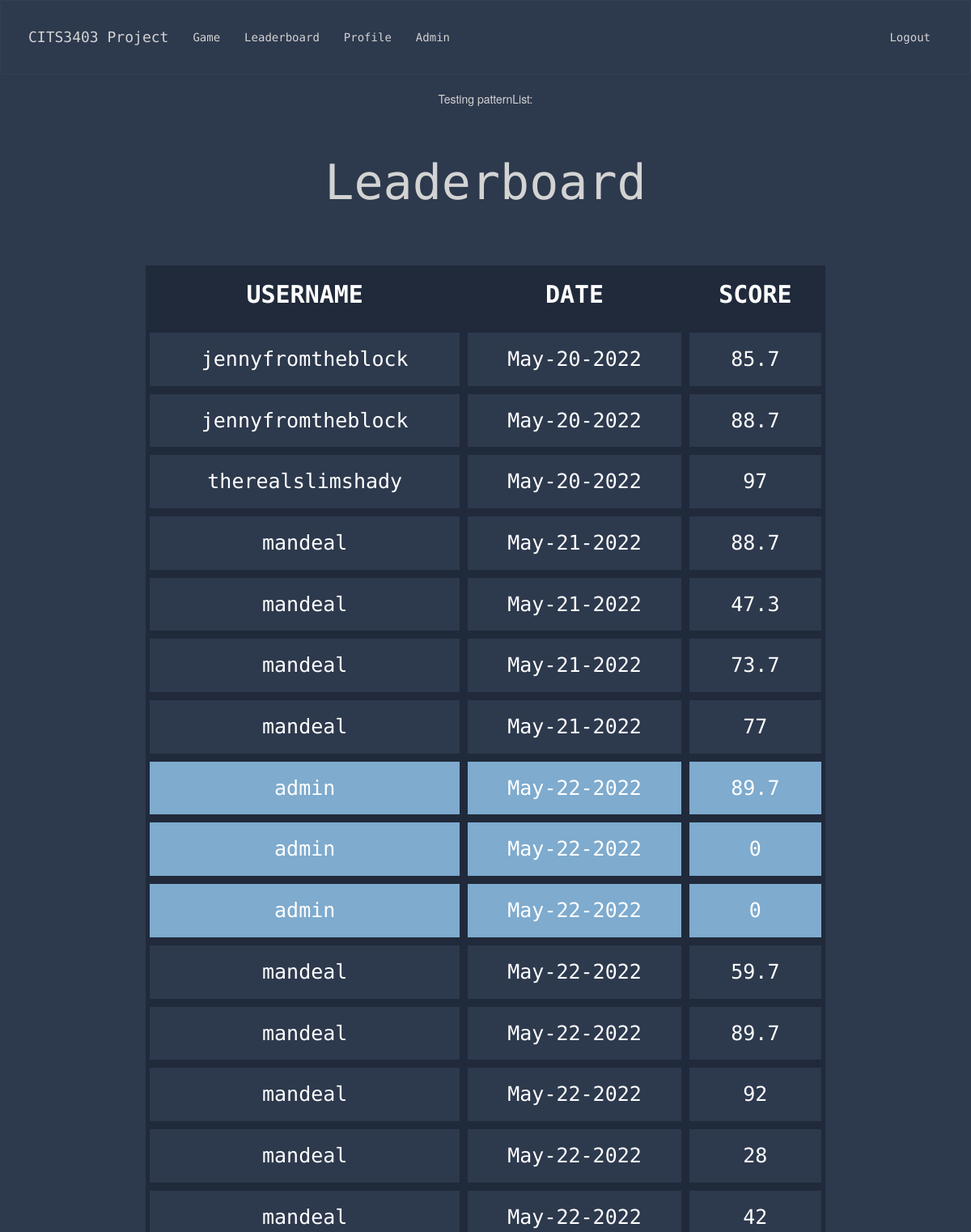
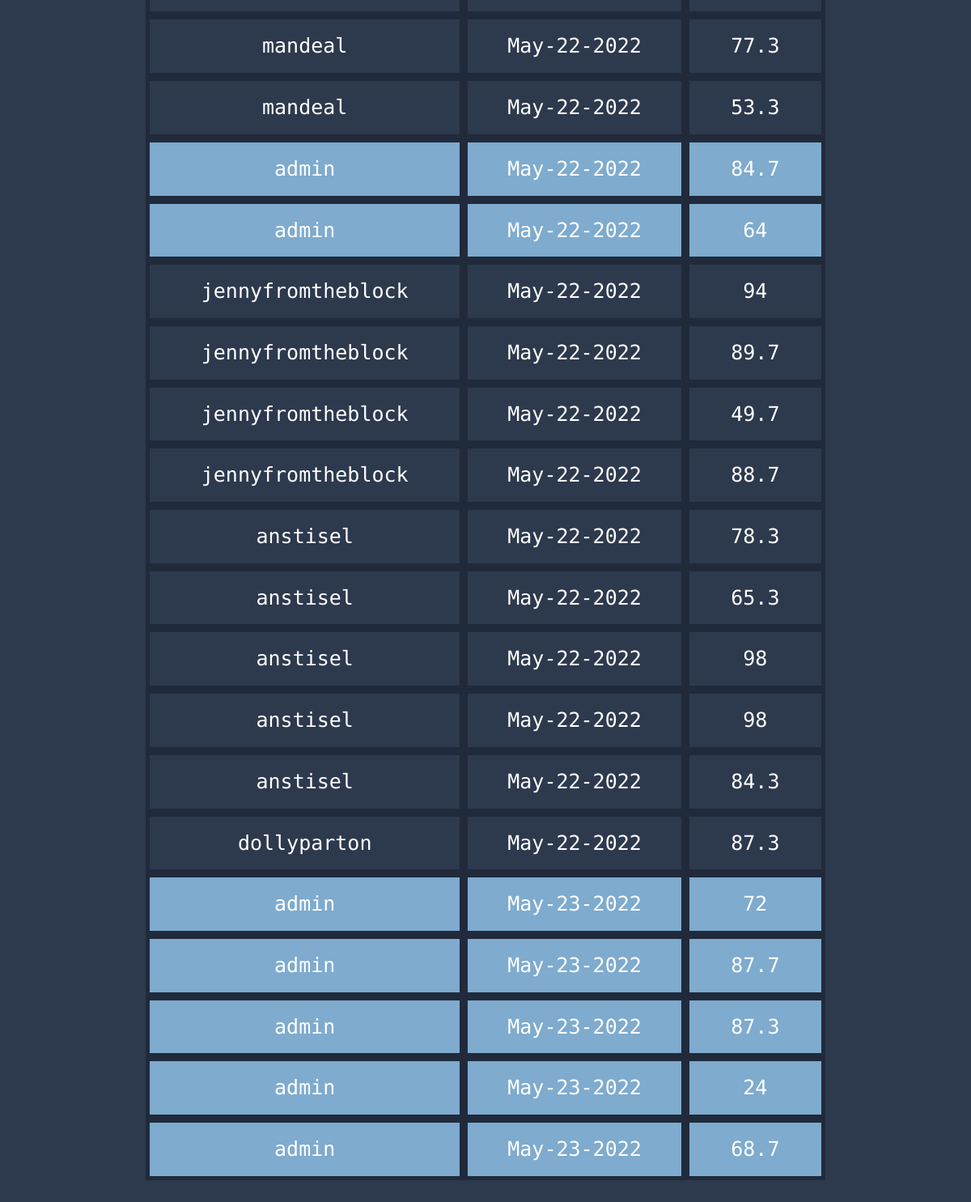
The page /leaderboard (signed in) on the database its author committed (2 pictures, top to bottom).
### app/models.py (models this page shows, shortened)
class Score(UserMixin, db.Model):
    id = db.Column(db.Integer, primary_key=True)
    user_score = db.Column(db.Integer)
    user_id = db.Column(db.Integer, db.ForeignKey("user.id"))
    today = date.today()
    format_date = today.strftime("%b-%d-%Y") #strips minutes, formats the date eg May-16-2022
    date = db.Column(db.String, default=format_date)

class User(UserMixin, db.Model):
    id = db.Column(db.Integer, primary_key=True)
    username = db.Column(db.String(64), index=True, unique=True)
    email = db.Column(db.String(120), index=True, unique=True)
    password_hash = db.Column(db.String(128))
    user_stats = db.relationship('Score', backref='user', lazy=True)
    @login.user_loader
    def load_user(id):
        return User.query.get(int(id))

### app/routes.py (the view)
@app.route('/leaderboard', methods=['GET', 'POST'])
def leaderboard():
    all_scores = Score.query.all()
    user = User.query.all()
    if current_user.is_authenticated:
        user_name = current_user.username
        return render_template('leaderboard.html', title='Leaderboard', scores=all_scores, user_name=user_name)
    return render_template('leaderboard.html', title='Leaderboard', scores=all_scores)

### app/templates/leaderboard.html
{% extends "base.html" %}
{% block content %}
<p> Testing patternList: {{ jsThings }} </p>
<h1>Leaderboard</h1>
    <table id="myTable" class="tablesorter">
        <thead>
            <tr>
                <th> USERNAME </th>
                <th> DATE </th>
                <th> SCORE </th>
            </tr>
        </thead>
        <tbody>
            {% for score in scores %}
                <tr>
                    <td> {{ score.user.username }} </td>
                    <td> {{ score.date }} </td>
                    <td> {{ score.user_score }}</td>
                </tr>
            {% endfor %}
    </tbody>
</table>
{% endblock %}

### app/static/css/stylesheet.css (style rules this page uses)
head,body { text-align: center; padding-bottom: 50px; }
h1 { padding: 40px; font-size: 60px; }
body { background: #2d394d; color: lightgrey; }
.center, h1 { text-align: center; font-family: 'Source Code Pro', monospace; }
table { border-collapse: separate; font-size: 25px; width: 70%; margin-left: auto; margin-right: auto; margin-top: 30px; font-family: 'Source Code Pro', monospace; }
tr.highlighter { color:black; background-color: #7eabce; }
th, td { border: 5px solid #202a3b; padding: 15px; text-align: center; color: white; margin: none; }
th { font-size: 30px; border-top: none; font-weight: bold; background-color: #202a3b; }

### rows shown on the page
Score: user.username "jennyfromtheblock", date "May-20-2022", user_score "85.7"
Score: user.username "jennyfromtheblock", date "May-20-2022", user_score "88.7"
Score: user.username "therealslimshady", date "May-20-2022", user_score "97"
Score: user.username "mandeal", date "May-21-2022", user_score "88.7"
Score: user.username "mandeal", date "May-21-2022", user_score "47.3"
Score: user.username "mandeal", date "May-21-2022", user_score "73.7"
Score: user.username "mandeal", date "May-21-2022", user_score "77"
Score: user.username "admin", date "May-22-2022", user_score "89.7"
Score: user.username "admin", date "May-22-2022", user_score "0"
Score: user.username "admin", date "May-22-2022", user_score "0"
Score: user.username "mandeal", date "May-22-2022", user_score "59.7"
Score: user.username "mandeal", date "May-22-2022", user_score "89.7"
Score: user.username "mandeal", date "May-22-2022", user_score "92"
Score: user.username "mandeal", date "May-22-2022", user_score "28"
Score: user.username "mandeal", date "May-22-2022", user_score "42"
Score: user.username "mandeal", date "May-22-2022", user_score "77.3"
Score: user.username "mandeal", date "May-22-2022", user_score "53.3"
Score: user.username "admin", date "May-22-2022", user_score "84.7"
Score: user.username "admin", date "May-22-2022", user_score "64"
Score: user.username "jennyfromtheblock", date "May-22-2022", user_score "94"
Score: user.username "jennyfromtheblock", date "May-22-2022", user_score "89.7"
Score: user.username "jennyfromtheblock", date "May-22-2022", user_score "49.7"
Score: user.username "jennyfromtheblock", date "May-22-2022", user_score "88.7"
Score: user.username "anstisel", date "May-22-2022", user_score "78.3"
Score: user.username "anstisel", date "May-22-2022", user_score "65.3"
Score: user.username "anstisel", date "May-22-2022", user_score "98"
Score: user.username "anstisel", date "May-22-2022", user_score "98"
Score: user.username "anstisel", date "May-22-2022", user_score "84.3"
Score: user.username "dollyparton", date "May-22-2022", user_score "87.3"
Score: user.username "admin", date "May-23-2022", user_score "72"
Score: user.username "admin", date "May-23-2022", user_score "87.7"
Score: user.username "admin", date "May-23-2022", user_score "87.3"
Score: user.username "admin", date "May-23-2022", user_score "24"
Score: user.username "admin", date "May-23-2022", user_score "68.7"
